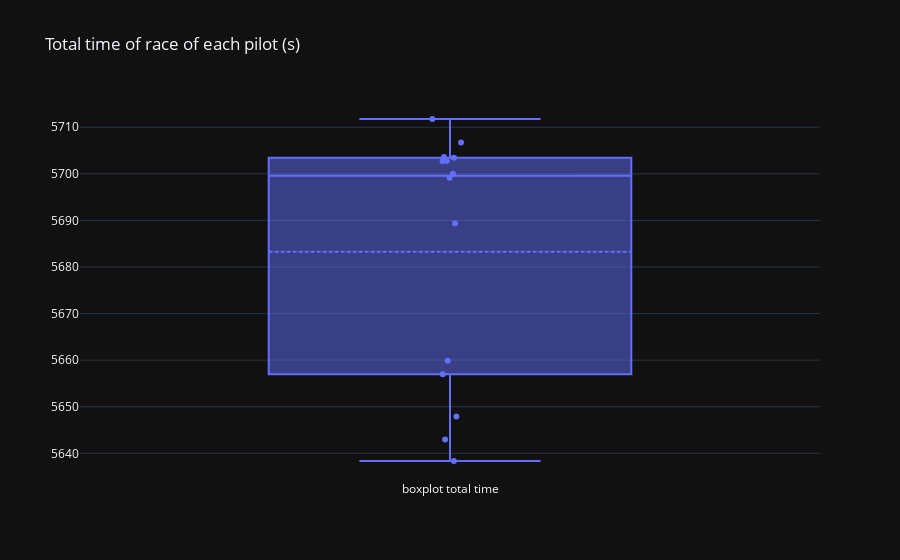

Here is the notebook cell this chart was saved with:
### Code cell
fig = go.Figure(layout=go.Layout(title="Total time of race of each pilot (s)", template="plotly_dark"))
fig.add_trace(go.Box(y=last_gp["time"], name="boxplot total time", boxpoints="all", jitter=0.1, pointpos=0, boxmean=True, text=last_gp["pilot"]))

### Figure 1 — Plotly figure (JSON) as saved in the notebook; plotly's stock layout.template omitted (floating-point values rounded to 4 significant figures)
{"data": [{"boxmean": true, "boxpoints": "all", "jitter": 0.1, "name": "boxplot total time", "pointpos": 0, "text": ["ver", "alo", "ham", "lec", "sai", "per", "alb", "oco", "str", "bot", "pia", "gas", "nor", "tsu", "hul", "zho", "mag", "dev", "rus", "sar"], "type": "box", "y": [5638.0, 5648.0, 5643.0, 5657.0, 5660.0, 5689.0, 5699.0, 5700.0, 5703.0, 5703.0, 5703.0, 5704.0, 5707.0, 5712.0, null, null, null, null, null, null]}], "layout": {"title": {"text": "Total time of race of each pilot (s)"}}}
